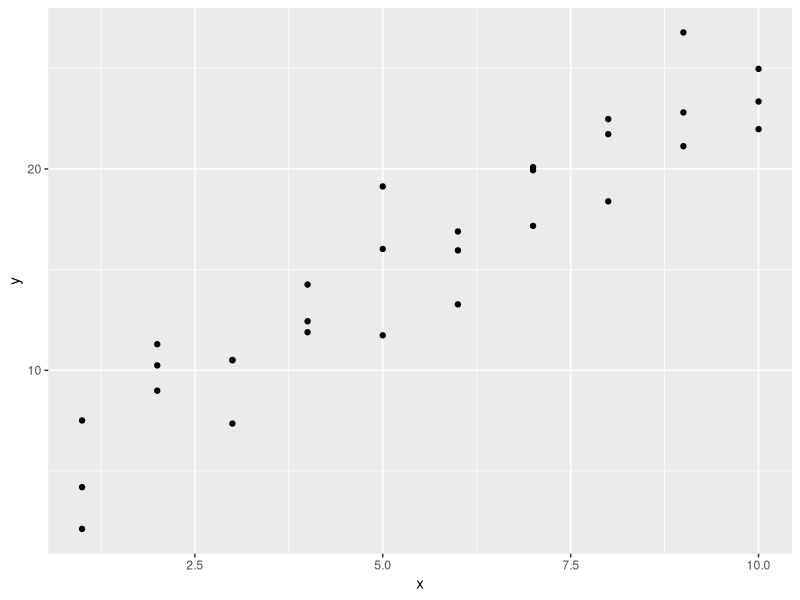
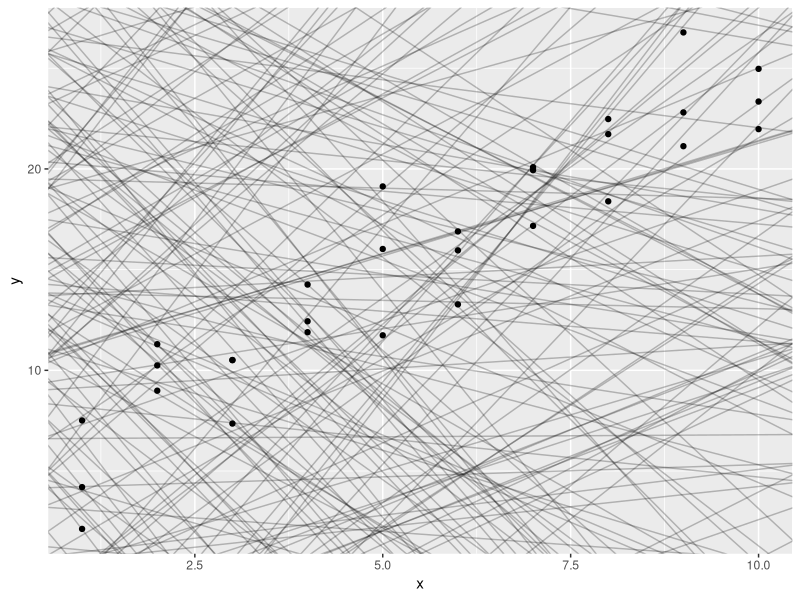
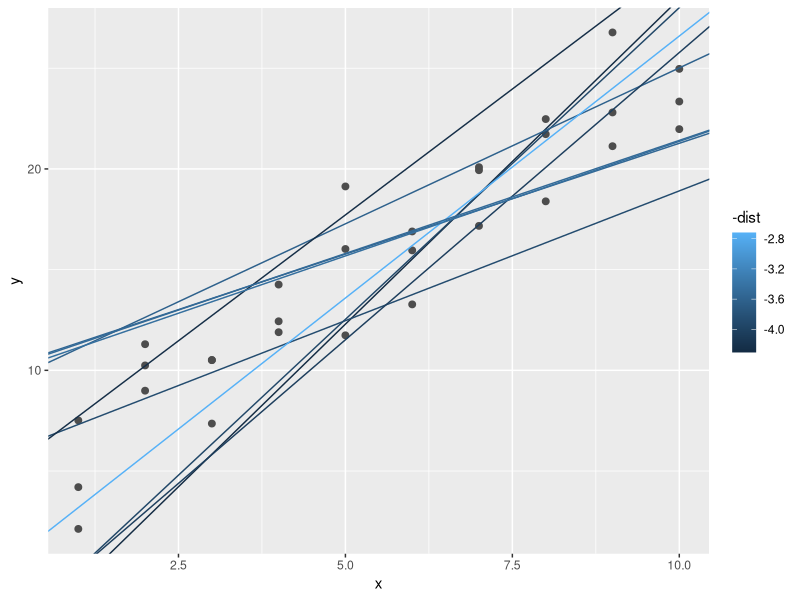
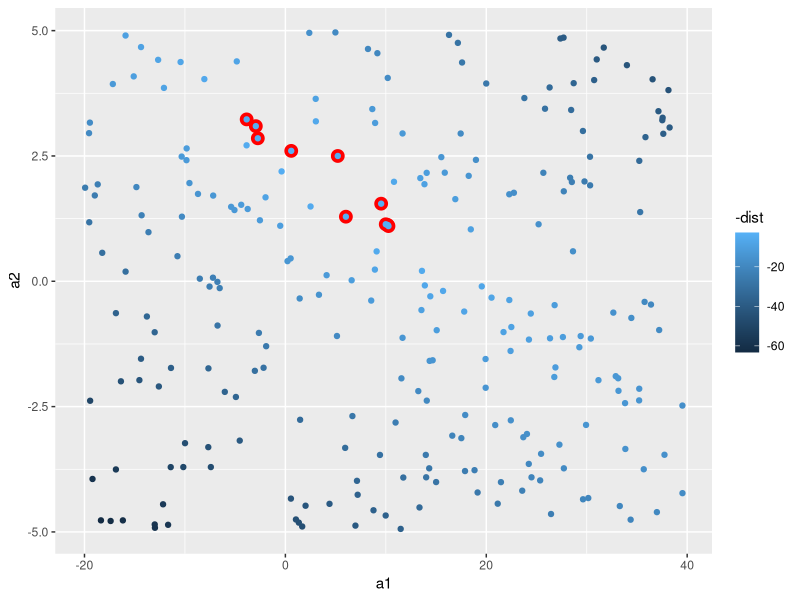
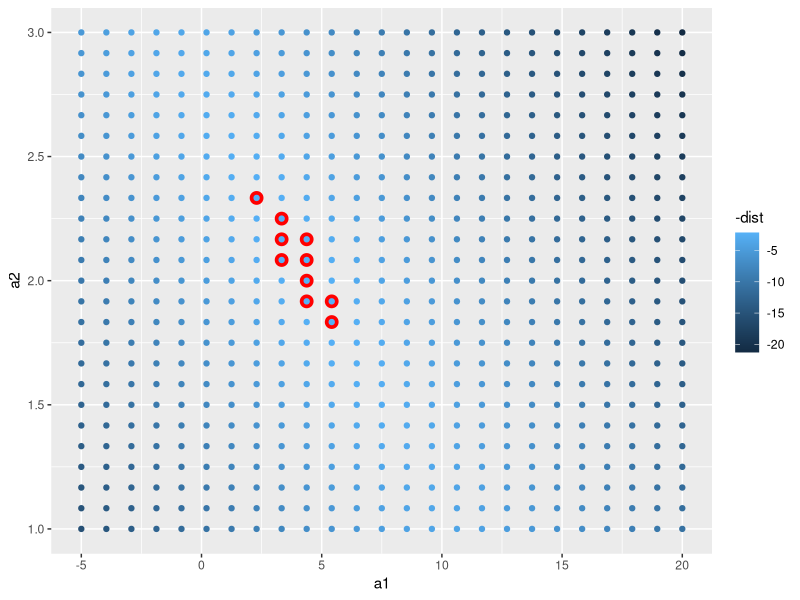
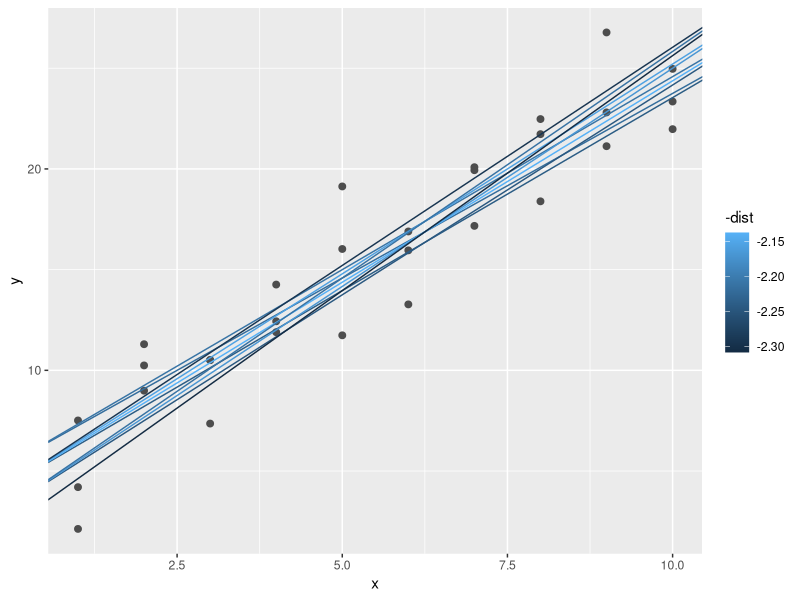
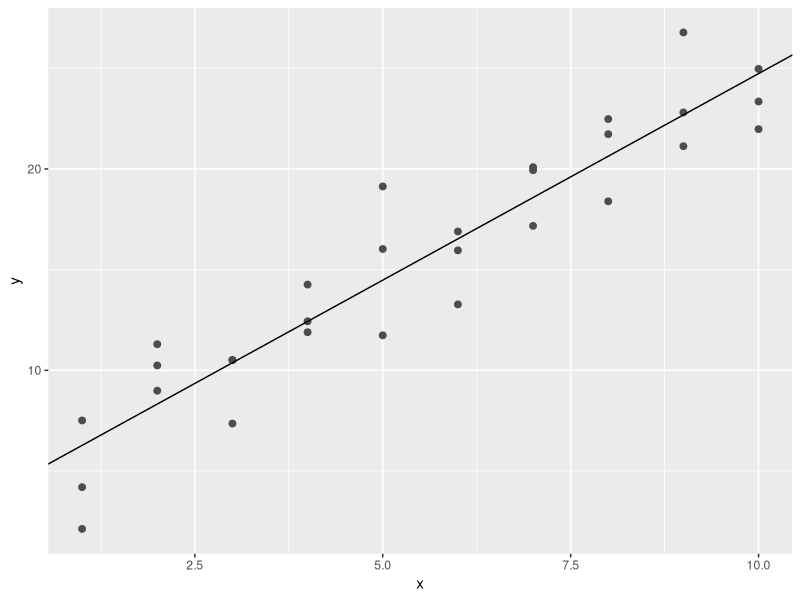
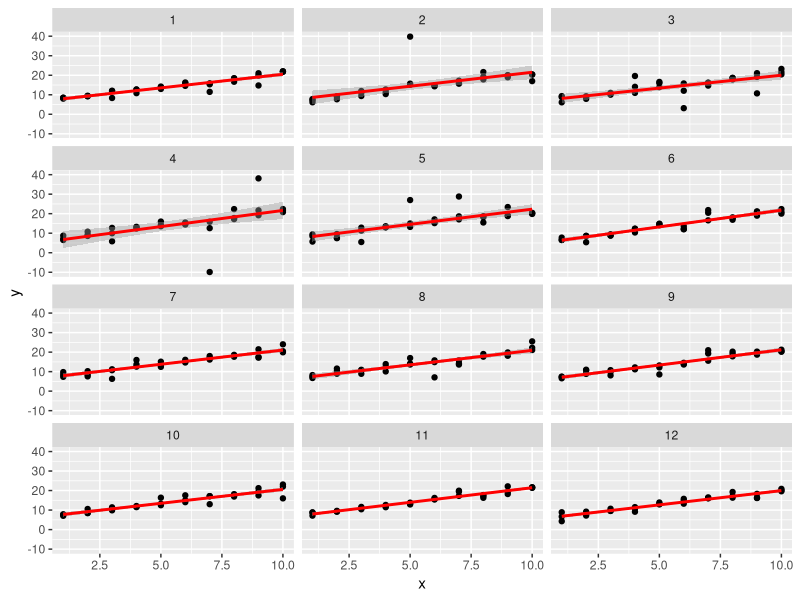

The R script that drew these images, in order: (Note: this script raises an error after producing the figures.)
## ---- chunk 1
library(tidyverse)
library(modelr)
library(splines)
options(na.action = na.warn)
## ---- chunk 2
ggplot(sim1, aes(x = x, y = y)) +
  geom_point()

models <- tibble(
  a1 = runif(250, -20, 40),
  a2 = runif(250, -5, 5)
)

ggplot(sim1, aes(x = x, y = y)) +
  geom_abline(aes(intercept = a1, slope = a2), data = models, alpha = 1/4) +
  geom_point()


# Create a model
model1 <- function(a, data) {
  a[1] + a[2] * data[["x"]]
}

model1(c(7, 1.5), sim1)

# Measure distance between prediction and response values
measure_dist <- function(modl, data) {
  diff <- data[["y"]] - model1(modl, data)
  sqrt(mean(diff^2))
}

(res <- measure_dist(c(7, 1.5), sim1))

# Compute distance for all models defined above
sim1_dist <- function(a1, a2) {
  measure_dist(c(a1, a2), sim1)
}

(models <- models %>%
    mutate(dist = purrr::map2_dbl(a1, a2, sim1_dist))
)

# Overlay 10 best models on the data
ggplot(sim1, aes(x = x, y = y)) +
  geom_point(size = 2, color = "grey30") +
  geom_abline(
    aes(intercept = a1, slope = a2, color = -dist),
    data = filter(models, rank(dist) <= 10)
  )

# Visualize models with a scatterplot of a1 vs a2
ggplot(models, aes(a1, a2)) +
  geom_point(data = filter(models, rank(dist) <= 10), size = 4, color = "red") +
  geom_point(aes(color = -dist))

# Instead of doing things randomly, try with a grid search
(grid <- expand.grid(
  a1 = seq(-5, 20, length = 25),
  a2 = seq(1, 3, length = 25)
  ) %>%
  mutate(dist = purrr::map2_dbl(a1, a2, sim1_dist))
)

grid %>%
  ggplot(aes(x = a1, y = a2)) +
  geom_point(data = filter(grid, rank(dist) <= 10), size = 4, color = "red") +
  geom_point(aes(color = -dist))

# Overlay 10 best (grid search) models back on the original data
ggplot(sim1, aes(x = x, y = y)) +
  geom_point(size = 2, color = "grey30") +
  geom_abline(
    aes(intercept = a1, slope = a2, color = -dist),
    data = filter(grid, rank(dist) <= 10)
  )

# Instead of using grid search, use Newton-Raphson
(best <- optim(c(0, 0), measure_dist, data = sim1))
best$par

ggplot(sim1, aes(x = x, y = y)) +
  geom_point(size = 2, color = "grey30") +
  geom_abline(intercept = best$par[1], slope = best$par[2])

# Use an R linear model
sim1_modl <- lm(y ~ x, data = sim1)
coef(sim1_modl)

## ---- chunk 3
# 1
# In a loop, looking at coefficients
for (x in (1:3)) {
  print(sim1a <- tibble(
    x = rep(1:10, each = 3),
    y = x * 1.5 + 6 + rt(length(x), df = 2)
  ))
  
  sim1a_modl <- lm(y ~ x, data = sim1a)
  print(coef(sim1a_modl))
}

# Using a table of simulations
simt <- function(id) {
  tibble(
    x = rep(1:10, each = 3),
    y = x * 1.5 + 6 + rt(length(x), df = 2),
    .id = id
  )
}

(sims <- map_df(1:12, simt))

ggplot(sims, aes(x = x, y = y)) +
  geom_point() +
  geom_smooth(method = "lm", color = "red") +
  facet_wrap(~ .id, ncol = 3)

## ---- chunk 4
# 2
# Generate simulated data
sim <- tibble(
  x = rep(1:10, each = 3),
  y = x * 1.5 + 6 + rt(length(x), df = 2)
)

# Create a predictive model
model2 <- function(params, data) {
  params[1] + params[2] * data$x
}

# abs Distance measure
measure_dist_abs <- function(modl, data) {
  diff <- data$y - model2(modl, data)
  mean(abs(diff))
}

# least squares Distance measure
measure_dist_ls <- function(modl, data) {
  diff <- data$y - model2(modl,data)
  sqrt(mean(diff^2))
}

best_abs <- optim(c(0, 0), measure_dist_abs, data = sim)
best_abs$par

best_ls <- optim(c(0, 0), measure_dist_ls, data = sim)
best_ls$par

# compare this to a regular linear model
ggplot(sim, aes(x = x, y = y)) +
  geom_point(size = 2, color = "grey30") +
  # mean abs
  geom_abline(intercept = best_abs$par[1], slope = best_abs$par[2], color = "blue") +
  # least squares
  geom_abline(intercept = best_ls$par[1], slope = best_ls$par[2], color = "red")
## ---- chunk 5
(grid <- sim1 %>%
   data_grid(x))

(grid <- grid %>%
    add_predictions(sim1_modl)
)

ggplot(sim1, aes(x)) +
  geom_point(aes(y = y)) +
  geom_line(aes(y = pred), data = grid, color = "red", size = 1)
## ---- chunk 6
(sim1 <- sim1 %>%
   add_residuals(sim1_modl)
)

ggplot(sim1, aes(resid)) +
  geom_freqpoly(binwidth = 0.5)

# Recreate plot using residuals rather than original predictor
ggplot(sim1, aes(x, resid)) +
  geom_ref_line(h = 0) +
  geom_point()
## ---- chunk 7
# 1
# Fit model
sim1_modl_loess <- loess(y ~ x, data = sim1)

# Generate grid
(grid <- sim1 %>%
    data_grid(x) %>%
    # Add predictions
    add_predictions(sim1_modl_loess)
)

# Visualize
ggplot(sim1, aes(x = x, y = y)) +
  geom_point() +
  geom_line(aes(y = pred), data = grid, color = "red", size = 1) +
  # Compare to geom_smooth() -> they are almost identical
  geom_smooth(method = "loess", color = "blue", size = 1)

# Check out residuals
(sim1 <- sim1 %>%
    add_residuals(sim1_modl_loess, var = "resid_loess")
)

ggplot(sim1, aes(x = x)) +
  geom_ref_line(h = 0) +
  geom_point(aes(y = resid), color = "blue") +
  geom_point(aes(y = resid_loess), color = "red")
## ---- chunk 8
# 2
sim1_lm <- lm(y ~ x, data = sim1)
sim1_loess <- loess(y ~ x, data = sim1)

# stack predictions from multiple
(grid <- sim1 %>%
    data_grid(x) %>%
    gather_predictions(sim1_lm, sim1_loess)
)

# add prediction columns from multiple models 
(grid <- sim1 %>%
    data_grid(x) %>%
    spread_predictions(sim1_lm, sim1_loess)
)

# 3
# absolute residuals are useful when residuals are evenly distributed, so only beneficial when your model over and under-estimates at about the same rate
(sim1 %>%
    select(-resid_loess) %>%
    ggplot(aes(x = abs(resid))) +
      geom_freqpoly(binwidth = 0.5)
)

(sim1 %>%
    select(-resid_loess) %>%
    ggplot(aes(x = resid)) +
      geom_freqpoly(binwidth = 0.5)
)
## ---- chunk 9
# Ex: y ~ x translates to y = a_1 + a_2 * x in a linear model
df <- tribble(
  ~y, ~x1, ~x2,
  4, 2, 5,
  5, 1, 6
)

# R implicitly adds an '(intercept)' column full of 1's
(model_matrix(df, y ~ x1))

# drop the intercept column
(model_matrix(df, y ~ x1 - 1))

# add more variables
(model_matrix(df, y ~ x1 + x2))

# fiddle with variables
(model_matrix(df, y ~ log(x1) + exp(x2)))
## ---- chunk 10
(df <- tribble(
  ~ sex, ~ response,
  "male", 1,
  "female", 2,
  "male", 1
))

(model_matrix(df, response ~ sex))

# An example
ggplot(sim2) +
  geom_point(aes(x, y))

# This model will basically predict the mean for each category
mod2 <- lm(y ~ x, data = sim2)

(
  grid <- sim2 %>%
    data_grid(x) %>%
    add_predictions(mod2)
)

ggplot(sim2, aes(x)) +
  geom_point(aes(y = y)) +
  geom_point(data = grid, aes(y = pred), color = "red", size = 4)

# Error when you try and make predictions about levels you have no observations from
(
  tibble(x = "e") %>%
    add_predictions(mod2)
)
## ---- chunk 11
# What happens when your data has continuous and categorical predictors
ggplot(sim3, aes(x1, y)) +
  geom_point(aes(color = x2))

# Two modeling options
# +: estimates each effect independent of all others
# *: estimates each effect given a so-called "interaction"
  # Ex:, y ~ x1 * x2 translates to y = a_0 + a_1 * x1 + a_2 * x2 + a_12 * x1 * x2
mod1 <- lm(y ~ x1 + x2, data = sim3)
mod2 <- lm(y ~ x1 * x2, data = sim3)

# Visualize these two models
(
  grid <- sim3 %>%
    data_grid(x1, x2) %>%
    gather_predictions(mod1, mod2)
)

ggplot(sim3, aes(x1, y, color = x2)) +
  geom_point() +
  geom_line(data = grid, aes(y = pred)) +
  # Separate model 1 and model 2 into different facets
  facet_wrap(~ model)

(sim3)

(sim3 %>%
    gather_residuals(mod1, mod2) %>%
    ggplot(aes(x1, resid, color = x2)) +
      geom_point() +
      facet_grid(model ~ x2)
)

# Which model does a better job?
# (
#   sim3 <- sim3 %>%
#     gather_residuals(mod1, mod2)
# )

# ggplot(sim3, aes(x1, resid, color = x2)) +
#   geom_point() +
#   facet_grid(model ~ x2)
## ---- chunk 12
mod1 <- lm(y ~ x1 + x2, data = sim4)
mod2 <- lm(y ~ x1 * x2, data = sim4)

(
  grid <- sim4 %>%
    data_grid(
      x1 = seq_range(x1, 5),
      x2 = seq_range(x2, 5)
    ) %>%
    gather_predictions(mod1, mod2)
)

# Visualize the models
ggplot(grid, aes(x1, x2)) +
  geom_tile(aes(fill = pred)) +
  facet_wrap(~ model)

# look at multiple slices
ggplot(grid, aes(x1, pred, color = x2, group = x2)) +
  geom_line() +
  facet_wrap(~ model)

ggplot(grid, aes(x2, pred, color = x1, group = x1)) +
  geom_line() +
  facet_wrap(~ model)
## ---- chunk 13
# Need to wrap +, *, ^, and - in an I() so R doesn't get confused
df <- tribble(
  ~y, ~x,
  1, 1,
  2, 2,
  3, 3
)

model_matrix(df, y ~ x^2 + x)
model_matrix(df, y ~ I(x^2) + x)

# poly() -> y = a_1 + a_2 * x + a_3 * x^2 + a_4 * x ^ 3 ...
model_matrix(df, y ~ poly(x, 2))

# Polynomials rapidly approach +/- inf, so may want to use natural spline
model_matrix(df, y ~ ns(x, 2))


# See what it looks like to approximate a non-linear function
(
  sim5 <- tibble(
    x = seq(0, 3.5 * pi, length = 50),
    y = 4 * sin(x) + rnorm(length(x))
  )
)

ggplot(sim5, aes(x, y)) +
  geom_point()


# Try fitting five models
mod1 <- lm(y ~ ns(x, 1), data = sim5)
mod2 <- lm(y ~ ns(x, 2), data = sim5)
mod3 <- lm(y ~ ns(x, 3), data = sim5)
mod4 <- lm(y ~ ns(x, 4), data = sim5)
mod5 <- lm(y ~ ns(x, 5), data = sim5)

(
  grid <- sim5 %>%
    data_grid(x = seq_range(x, n = 50, expand = 0.1)) %>%
    gather_predictions(mod1, mod2, mod3, mod4, mod5, .pred = "y")
)

# We see that extrapolating outside of the range of observed data often goes very poorly
ggplot(sim5, aes(x, y)) +
  geom_point() +
  geom_line(data = grid, color = "red") +
  facet_wrap(~ model)
## ---- chunk 14
# 1
# Get rid of intercept
model_matrix(y ~ x - 1, data = sim2)
moda <- lm(y ~ x - 1, data = sim2)
modb <- lm(y ~ x, data = sim2)

# Both models yield the same predictions
(
  grid1 <- sim2 %>%
    spread_predictions(moda, modb)
)

(
  grid2 <- sim2 %>%
    gather_predictions(moda, modb)
)

ggplot(sim2, aes(x)) +
  geom_point(aes(y = y)) +
  geom_point(data = grid2, aes(y = pred, color = model), size = 4) +
  facet_wrap(~ model)
  # geom_point(data = grid, aes(y = pred), color = "red", size = 4)
## ---- chunk 15
# 2
(model_matrix(y ~ x1 * x2, data = sim3))
(model_matrix(y ~ x1 * x2, data = sim4))

# * symbolizes the interaction of x1 and x2 includes a1, a2, and a1*a2
# (where a1 is the term for x1 and a2 is the term for x2)

# 4
# Check the residuals
moda <- lm(y ~ x1 + x2, data = sim4)
modb <- lm(y ~ x1 * x2, data = sim4)

(
  sim4_resid <- sim4 %>%
    gather_residuals(moda, modb)
)

# Visualize Residuals  
ggplot(sim4_resid, aes(x = resid, color = model)) +
  geom_freqpoly(binwidth = 0.5)

ggplot(sim4_resid, aes(x = abs(resid), color = model)) +
  geom_freqpoly(binwidth = 0.5)

# Check standard deviation
sim4_resid %>%
  group_by(model) %>%
  summarize(resid_sd = sd(resid))
## ---- chunk 16
df <- tribble(
  ~x, ~y,
  1, 2.2,
  2, NA,
  3, 3.5,
  4, 8.3,
  NA, 10
)

mod <- lm(y ~ x, data = df)

# Suppress warning
mod <- lm(y ~ x, data = df, na.action = na.exclude)

# Check how many observations were used
nobs(mod)
